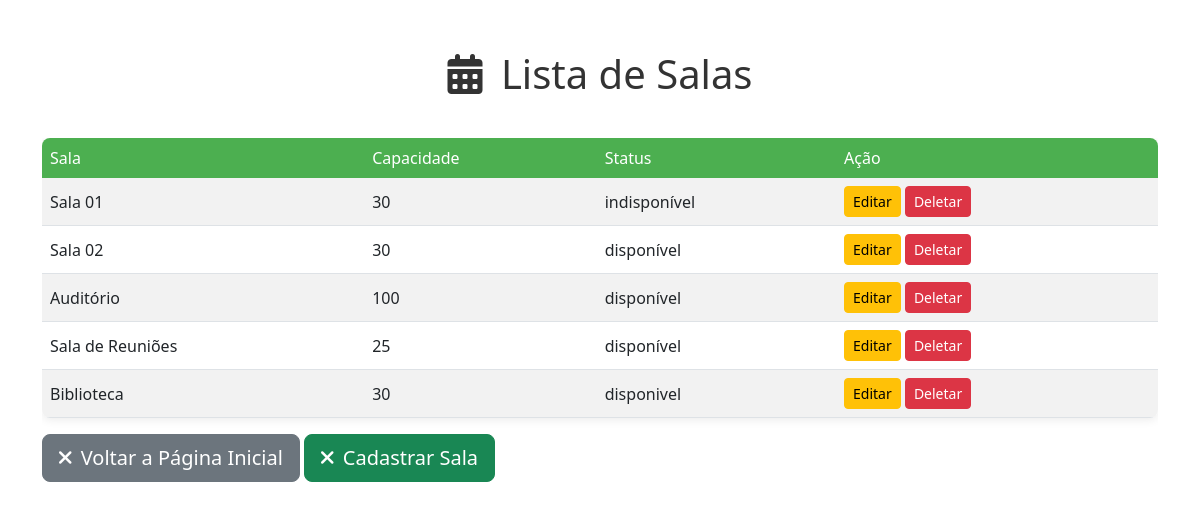
Before: /listar_salas/ (signed in) with the older database file.
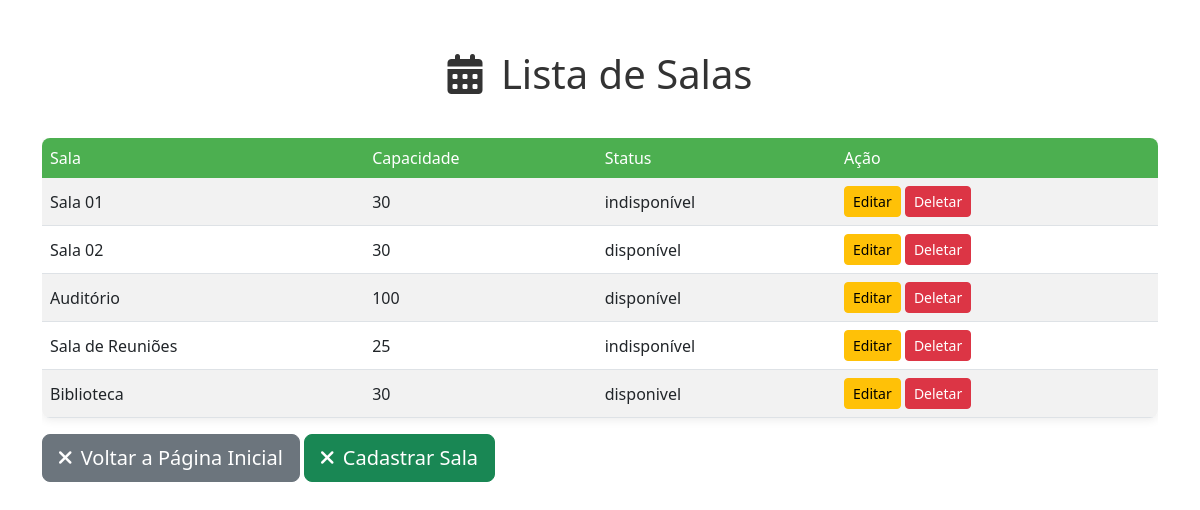
After: the same page with the newer database file.
### app/models.py (models this page shows, shortened)
class Sala(models.Model):
    idSala = models.AutoField(primary_key=True)
    nome = models.CharField(max_length=100)
    capacidade = models.IntegerField()
    statusDisponibilidade = models.CharField(max_length=50, default='disponível')

### app/views.py (the view)
# urls.py: path('listar_salas/', views.listarSalas, name="listar_salas"),
@login_required
def listarSalas(request):
    listarSalas = Sala.objects.all()
    return render (request, 'listar_salas.html', {'listarSalas':listarSalas})

### app/templates/listar_salas.html (shortened to what this page needs)
{% load static %}
<!DOCTYPE html>
<html lang="pt-br">
<head>
    <link href="https://cdn.jsdelivr.net/npm/bootstrap@5.3.0/dist/css/bootstrap.min.css" rel="stylesheet">
    <link rel="stylesheet" href="https://cdnjs.cloudflare.com/ajax/libs/font-awesome/6.0.0-beta3/css/all.min.css" />
</head>
<body>
    <div class="container dashboard-container">
        <h1 class="welcome-header">
            <i class="fas fa-calendar-alt me-2"></i> Lista de Salas
        </h1>
        <div class="table-responsive">
            <table class="table table-striped table-hover align-middle">
                <thead>
                    <tr>
                        <th scope="col">Sala</th>
                        <th scope="col">Capacidade</th>
                        <th scope="col">Status</th>
                        <th scope="col">Ação</th>
                    </tr>
                </thead>
                <tbody>
                    {%for r in listarSalas%}
                    <tr>
                        <td>{{ r.nome }}</td>
                        <td>{{ r.capacidade }}</td>
                        <td>{{ r.statusDisponibilidade }}</td>
                        <td>
                            <a href="{% url 'editar_sala' r.pk %}" class="btn btn-warning btn-sm">Editar</a>
                            <a href="{% url 'deletar_sala' r.pk %}" class="btn btn-danger btn-sm">Deletar</a>
                        </td>
                    {% empty %}
                    <tr>
                        <td colspan="4" class="text-center">Nenhuma Sala cadastrada.</td>
                    </tr>
                    {%endfor%}
                </tbody>
            </table>
        </div>
        <a href="{% url 'index_adm' %}" class="btn btn-secondary btn-lg order-md-1">
            <i class="fas fa-times me-1"></i> Voltar a Página Inicial
        </a>
        <a href="{% url 'cadastrar_sala' %}" class="btn btn-success btn-lg order-md-1">
            <i class="fas fa-times me-1"></i> Cadastrar Sala
        </a>
    </div>
</body>
</html>

Changed rows visible on the page:
changed Sala "Sala de Reuniões": statusDisponibilidade "disponível" → "indisponível"
